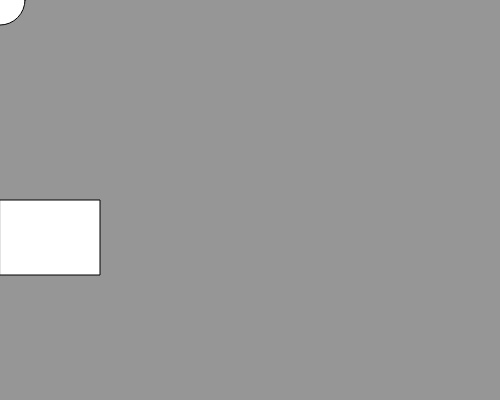
Frame 1 (no input)
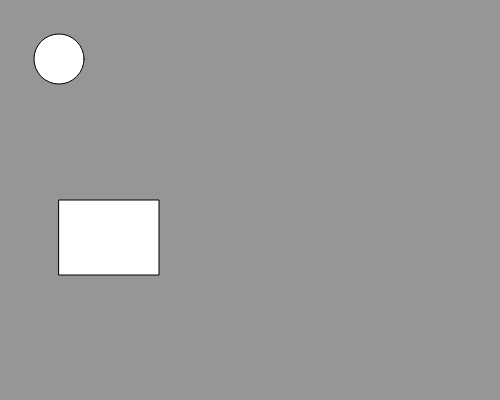
Frame 60 (no input)
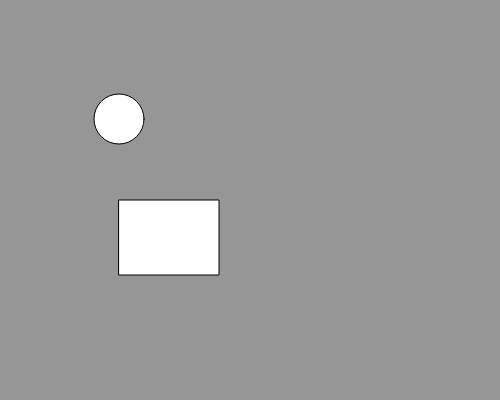
Frame 120 (the mouse pressed at the canvas centre since frame 60)

The p5.js sketch that drew these frames (run headless with seeded random() and noise() and a simulated clock; from frame 60 on, the mouse is pressed at the canvas centre):

// p5.js sketch
// ── sketch.js
function setup() {
    createCanvas(500, 400);
    background(150);
    
}
var x = 0
var y =0

function draw() {
    background(150);
    rect(x, 200, 100, 75);
    ellipse(x, y, 50);
x+= 1;
y+= 1;
}


// ── drawloop.html
<html>
    <head>
        <script src="https://cdnjs.cloudflare.com/ajax/libs/p5.js/0.5.8/p5.js"></script>
        <script src="sketch.js"></script>
    </head>
    <body>
    </body>
</html>
